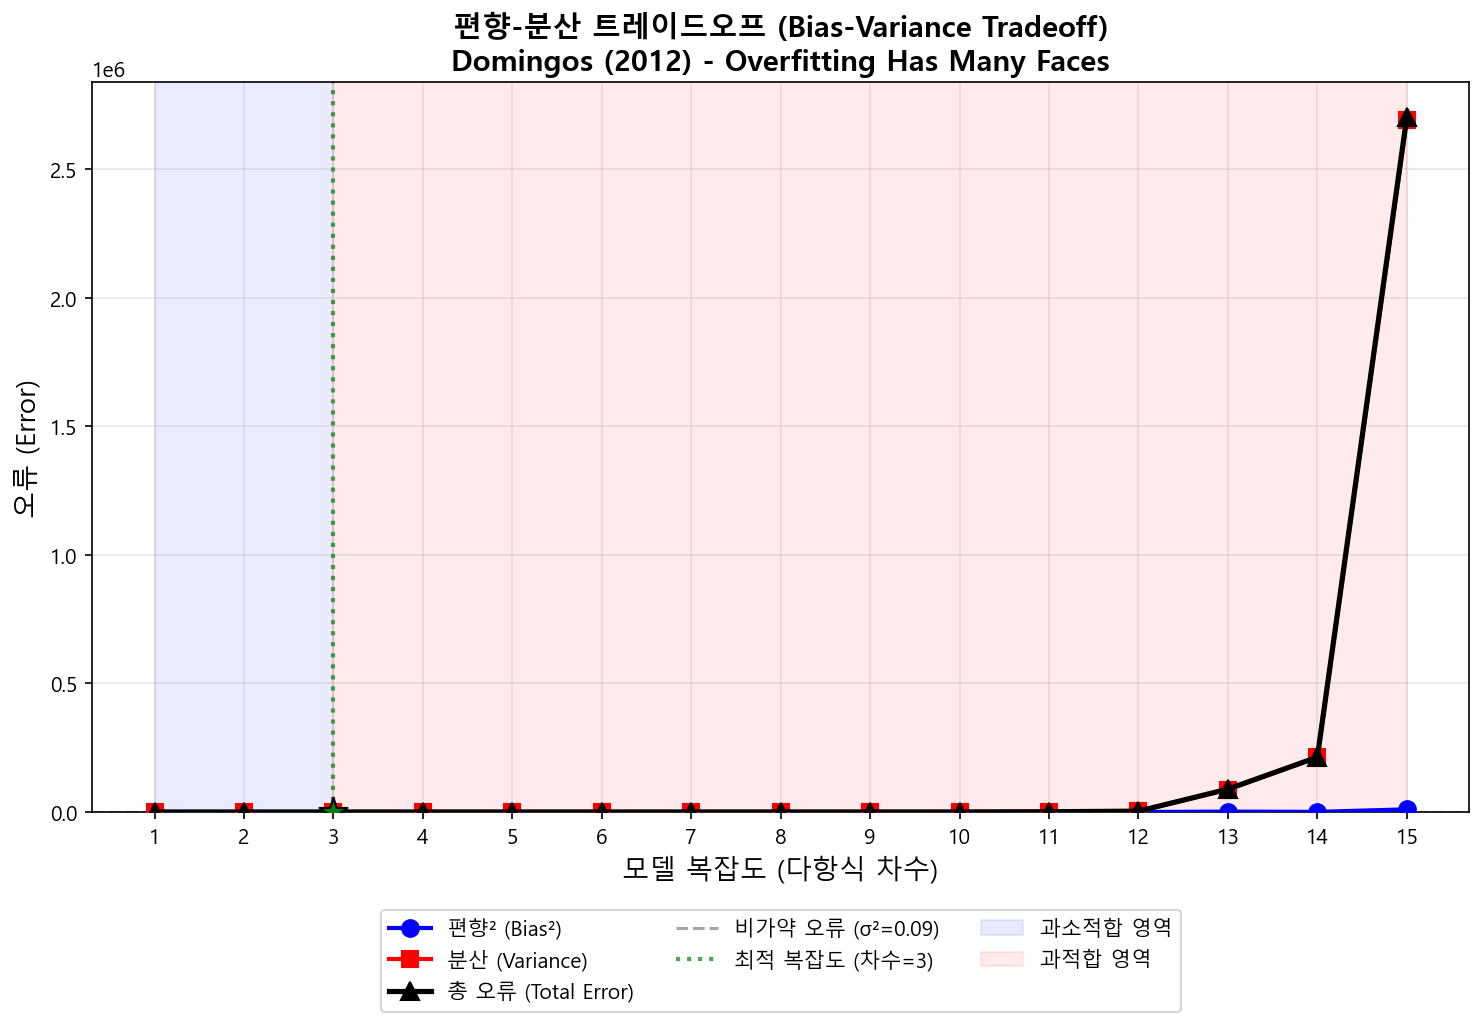

Write Python code to recreate this figure.
# ============================================================
# 01_bias_variance_tradeoff.py
# 편향-분산 트레이드오프 (Bias-Variance Tradeoff) 시각화
#
# 참고 논문: Pedro Domingos (2012) "A Few Useful Things to
#           Know About Machine Learning"
#
# 이 코드는 다양한 복잡도의 다항 회귀 모델을 학습하여
# 편향(Bias), 분산(Variance), 총 오류(Total Error)를
# 시각화하고, 과소적합/과적합 영역을 보여준다.
# ============================================================

import numpy as np
import matplotlib.pyplot as plt
from sklearn.preprocessing import PolynomialFeatures
from sklearn.linear_model import LinearRegression
from sklearn.pipeline import make_pipeline
from sklearn.metrics import mean_squared_error

# --- 한글 폰트 설정 ---
plt.rcParams['font.family'] = 'Malgun Gothic'
plt.rcParams['axes.unicode_minus'] = False

# --- 시드 고정 (재현성) ---
np.random.seed(42)


# ============================================================
# 1. 실제 함수 (True Function) 정의
# ============================================================
def true_function(x):
    """
    실제 데이터 생성 함수 (ground truth).
    비선형 관계를 가진 함수로, 다항 회귀의 적합성을 테스트하기에 적합하다.
    """
    return np.sin(1.5 * np.pi * x)


# ============================================================
# 2. 합성 데이터 생성 함수
# ============================================================
def generate_data(n_samples=30, noise_std=0.3):
    """
    합성 데이터 생성.

    Parameters
    ----------
    n_samples : int
        생성할 데이터 포인트 수
    noise_std : float
        가우시안 노이즈의 표준편차

    Returns
    -------
    X : ndarray, shape (n_samples,)
        입력 변수
    y : ndarray, shape (n_samples,)
        출력 변수 (실제 함수 + 노이즈)
    """
    X = np.sort(np.random.uniform(0, 1, n_samples))
    y = true_function(X) + np.random.normal(0, noise_std, n_samples)
    return X, y


# ============================================================
# 3. 편향-분산 계산
# ============================================================
def compute_bias_variance(degrees, n_datasets=200, n_samples=30,
                          noise_std=0.3, n_test=100):
    """
    여러 다항식 차수에 대해 편향^2, 분산, 총 오류를 계산한다.

    원리:
    - 동일한 분포에서 n_datasets개의 학습 데이터셋을 생성
    - 각 데이터셋으로 모델을 학습
    - 고정된 테스트 포인트에서 예측값의 편향과 분산을 계산

    편향-분산 분해 (Bias-Variance Decomposition):
        E[(y - f_hat(x))^2] = Bias^2(f_hat(x)) + Var(f_hat(x)) + sigma^2

    Parameters
    ----------
    degrees : list of int
        테스트할 다항식 차수 리스트
    n_datasets : int
        반복 생성할 데이터셋 수 (평균을 내기 위함)
    n_samples : int
        각 데이터셋의 샘플 수
    noise_std : float
        노이즈 표준편차
    n_test : int
        테스트 포인트 수

    Returns
    -------
    bias_squared : dict
        각 차수별 평균 편향^2
    variance : dict
        각 차수별 평균 분산
    total_error : dict
        각 차수별 평균 총 오류 (MSE)
    """
    # 고정된 테스트 포인트
    X_test = np.linspace(0, 1, n_test)
    y_true = true_function(X_test)
    noise_var = noise_std ** 2  # 비가약 오류 (irreducible error)

    bias_squared = {}
    variance = {}
    total_error = {}

    for degree in degrees:
        # 각 데이터셋에서의 예측값을 저장할 배열
        # shape: (n_datasets, n_test)
        predictions = np.zeros((n_datasets, n_test))

        for i in range(n_datasets):
            # 새로운 학습 데이터 생성
            X_train, y_train = generate_data(n_samples, noise_std)

            # 다항 회귀 모델 학습
            model = make_pipeline(
                PolynomialFeatures(degree, include_bias=True),
                LinearRegression()
            )
            model.fit(X_train.reshape(-1, 1), y_train)

            # 테스트 포인트에서 예측
            predictions[i, :] = model.predict(X_test.reshape(-1, 1))

        # 편향^2 계산: (평균 예측 - 실제값)^2의 평균
        mean_prediction = predictions.mean(axis=0)  # 각 테스트 포인트에서의 평균 예측
        bias_sq = np.mean((mean_prediction - y_true) ** 2)

        # 분산 계산: 예측값의 분산의 평균
        var = np.mean(predictions.var(axis=0))

        # 총 오류 (MSE): 편향^2 + 분산 + 노이즈
        total = bias_sq + var + noise_var

        bias_squared[degree] = bias_sq
        variance[degree] = var
        total_error[degree] = total

        print(f"  차수 {degree:2d}: Bias²={bias_sq:.4f}, "
              f"Var={var:.4f}, Noise={noise_var:.4f}, "
              f"Total={total:.4f}")

    return bias_squared, variance, total_error


# ============================================================
# 4. 시각화 1: 다양한 복잡도의 모델 적합 결과
# ============================================================
def plot_model_fits(degrees):
    """
    다양한 차수의 다항 회귀 적합 결과를 시각화한다.
    과소적합(저차수)과 과적합(고차수)을 직관적으로 보여준다.
    """
    X_train, y_train = generate_data(n_samples=30, noise_std=0.3)
    X_plot = np.linspace(0, 1, 200)

    fig, axes = plt.subplots(2, 3, figsize=(18, 11))
    axes = axes.flatten()

    for idx, degree in enumerate(degrees):
        ax = axes[idx]

        # 모델 학습
        model = make_pipeline(
            PolynomialFeatures(degree, include_bias=True),
            LinearRegression()
        )
        model.fit(X_train.reshape(-1, 1), y_train)
        y_pred = model.predict(X_plot.reshape(-1, 1))

        # 학습 MSE 계산
        train_pred = model.predict(X_train.reshape(-1, 1))
        train_mse = mean_squared_error(y_train, train_pred)

        # 시각화
        ax.scatter(X_train, y_train, color='steelblue', s=30,
                   alpha=0.7, label='학습 데이터', zorder=3)
        ax.plot(X_plot, true_function(X_plot), 'g--', linewidth=2,
                label='실제 함수 $f(x)$', alpha=0.7)
        ax.plot(X_plot, y_pred, 'r-', linewidth=2,
                label=f'다항식 (차수={degree})')

        # 상태 표시
        if degree <= 2:
            status = "과소적합 (Underfitting)"
            color = '#FF6B6B'
        elif degree <= 5:
            status = "적절한 적합 (Good Fit)"
            color = '#51CF66'
        else:
            status = "과적합 (Overfitting)"
            color = '#FF6B6B'

        ax.set_title(f'다항식 차수 = {degree}\n'
                     f'{status}\n학습 MSE = {train_mse:.4f}',
                     fontsize=11, fontweight='bold',
                     color=color if degree <= 2 or degree > 5 else 'black')
        ax.set_xlabel('x')
        ax.set_ylabel('y')
        ax.set_ylim(-2, 2)
        ax.legend(fontsize=8, loc='upper right')
        ax.grid(True, alpha=0.3)

    # 마지막 subplot에 설명 추가
    ax_info = axes[5]
    ax_info.axis('off')
    info_text = (
        "편향-분산 트레이드오프 (Bias-Variance Tradeoff)\n\n"
        "모델 복잡도가 증가하면:\n"
        "  - 편향(Bias) 감소: 더 유연한 함수 표현 가능\n"
        "  - 분산(Variance) 증가: 데이터에 민감해짐\n\n"
        "최적의 모델 복잡도:\n"
        "  편향²과 분산의 합이 최소인 지점\n\n"
        "Domingos (2012):\n"
        "  'Overfitting has many faces'\n"
        "  '과적합은 다양한 형태로 나타난다'"
    )
    ax_info.text(0.1, 0.5, info_text, transform=ax_info.transAxes,
                 fontsize=12, verticalalignment='center',
                 bbox=dict(boxstyle='round,pad=0.5', facecolor='lightyellow',
                           alpha=0.8),
                 family='Malgun Gothic')

    plt.suptitle('다항 회귀의 모델 복잡도에 따른 적합 결과',
                 fontsize=16, fontweight='bold', y=1.01)
    plt.tight_layout()
    plt.savefig('01_model_fits.png', dpi=150, bbox_inches='tight')
    plt.show()
    print("[저장 완료] 01_model_fits.png")


# ============================================================
# 5. 시각화 2: 편향-분산 트레이드오프 곡선
# ============================================================
def plot_bias_variance_tradeoff(degrees, bias_sq, var, total):
    """
    편향^2, 분산, 총 오류를 모델 복잡도(다항식 차수)에 따라 플롯한다.
    """
    deg_list = sorted(degrees)
    bias_vals = [bias_sq[d] for d in deg_list]
    var_vals = [var[d] for d in deg_list]
    total_vals = [total[d] for d in deg_list]
    noise_val = 0.3 ** 2  # 비가약 오류

    fig, ax = plt.subplots(figsize=(10, 7))

    ax.plot(deg_list, bias_vals, 'b-o', linewidth=2, markersize=8,
            label='편향² (Bias²)', zorder=3)
    ax.plot(deg_list, var_vals, 'r-s', linewidth=2, markersize=8,
            label='분산 (Variance)', zorder=3)
    ax.plot(deg_list, total_vals, 'k-^', linewidth=2.5, markersize=9,
            label='총 오류 (Total Error)', zorder=3)
    ax.axhline(y=noise_val, color='gray', linestyle='--', linewidth=1.5,
               label=f'비가약 오류 (σ²={noise_val:.2f})', alpha=0.7)

    # 최적 지점 표시
    optimal_degree = deg_list[np.argmin(total_vals)]
    optimal_error = min(total_vals)
    ax.axvline(x=optimal_degree, color='green', linestyle=':', linewidth=2,
               alpha=0.7, label=f'최적 복잡도 (차수={optimal_degree})')
    ax.scatter([optimal_degree], [optimal_error], color='green', s=200,
               zorder=5, marker='*', edgecolor='black', linewidth=1)

    # 영역 표시
    ax.axvspan(deg_list[0], optimal_degree, alpha=0.08, color='blue',
               label='과소적합 영역')
    ax.axvspan(optimal_degree, deg_list[-1], alpha=0.08, color='red',
               label='과적합 영역')

    ax.set_xlabel('모델 복잡도 (다항식 차수)', fontsize=13)
    ax.set_ylabel('오류 (Error)', fontsize=13)
    ax.set_title('편향-분산 트레이드오프 (Bias-Variance Tradeoff)\n'
                 'Domingos (2012) - Overfitting Has Many Faces',
                 fontsize=14, fontweight='bold')
    ax.legend(fontsize=10, loc='upper center',
              bbox_to_anchor=(0.5, -0.12), ncol=3)
    ax.set_xticks(deg_list)
    ax.grid(True, alpha=0.3)
    ax.set_ylim(bottom=0)

    plt.tight_layout()
    plt.savefig('01_bias_variance_tradeoff.png', dpi=150, bbox_inches='tight')
    plt.show()
    print("[저장 완료] 01_bias_variance_tradeoff.png")


# ============================================================
# 6. 시각화 3: 여러 데이터셋에서의 예측 불안정성 비교
# ============================================================
def plot_prediction_variability():
    """
    저복잡도 vs 고복잡도 모델에서
    여러 데이터셋에 대한 예측의 변동(분산)을 시각화한다.
    """
    fig, axes = plt.subplots(1, 3, figsize=(18, 5.5))
    X_plot = np.linspace(0, 1, 200)

    model_configs = [
        (1, '차수 1 (높은 편향, 낮은 분산)'),
        (5, '차수 5 (적절한 균형)'),
        (15, '차수 15 (낮은 편향, 높은 분산)')
    ]

    for ax, (degree, title) in zip(axes, model_configs):
        # 여러 데이터셋으로 학습한 결과를 겹쳐 그리기
        for i in range(30):
            X_train, y_train = generate_data(n_samples=30, noise_std=0.3)
            model = make_pipeline(
                PolynomialFeatures(degree, include_bias=True),
                LinearRegression()
            )
            model.fit(X_train.reshape(-1, 1), y_train)
            y_pred = model.predict(X_plot.reshape(-1, 1))

            # 예측값 클리핑 (시각화를 위해 극단값 제한)
            y_pred = np.clip(y_pred, -3, 3)
            ax.plot(X_plot, y_pred, 'r-', alpha=0.15, linewidth=0.8)

        ax.plot(X_plot, true_function(X_plot), 'g-', linewidth=3,
                label='실제 함수', zorder=5)
        ax.set_title(title, fontsize=12, fontweight='bold')
        ax.set_xlabel('x')
        ax.set_ylabel('y')
        ax.set_ylim(-3, 3)
        ax.legend(fontsize=10)
        ax.grid(True, alpha=0.3)

    plt.suptitle('모델 복잡도에 따른 예측의 변동성 (빨간 선 = 서로 다른 학습 데이터의 결과)',
                 fontsize=13, fontweight='bold', y=1.02)
    plt.tight_layout()
    plt.savefig('01_prediction_variability.png', dpi=150, bbox_inches='tight')
    plt.show()
    print("[저장 완료] 01_prediction_variability.png")


# ============================================================
# 메인 실행
# ============================================================
if __name__ == "__main__":
    print("=" * 60)
    print("편향-분산 트레이드오프 (Bias-Variance Tradeoff) 시뮬레이션")
    print("참고: Domingos (2012) 'A Few Useful Things to Know")
    print("      About Machine Learning'")
    print("=" * 60)

    # 테스트할 다항식 차수 목록
    degrees = [1, 3, 5, 10, 15]

    # --- 시각화 1: 모델 적합 결과 ---
    print("\n[1/3] 다양한 복잡도의 모델 적합 결과 시각화...")
    plot_model_fits(degrees)

    # --- 편향-분산 계산 ---
    # 더 세밀한 차수 범위로 계산
    fine_degrees = list(range(1, 16))
    print(f"\n[2/3] 편향-분산 계산 (차수 1~15, 200개 데이터셋 반복)...")
    bias_sq, var, total = compute_bias_variance(
        fine_degrees, n_datasets=200, n_samples=30, noise_std=0.3
    )

    # --- 시각화 2: 편향-분산 트레이드오프 곡선 ---
    print("\n편향-분산 트레이드오프 곡선 시각화...")
    plot_bias_variance_tradeoff(fine_degrees, bias_sq, var, total)

    # --- 시각화 3: 예측 변동성 비교 ---
    print("\n[3/3] 예측 변동성 비교 시각화...")
    plot_prediction_variability()

    # --- 결과 요약 ---
    print("\n" + "=" * 60)
    print("실행 결과 요약")
    print("=" * 60)
    optimal_degree = min(total, key=total.get)
    print(f"\n최적 다항식 차수: {optimal_degree}")
    print(f"  - Bias²: {bias_sq[optimal_degree]:.4f}")
    print(f"  - Variance: {var[optimal_degree]:.4f}")
    print(f"  - Total Error: {total[optimal_degree]:.4f}")
    print(f"\n핵심 교훈 (Domingos, 2012):")
    print(f"  1. 과적합은 다양한 형태로 나타난다")
    print(f"  2. 일반화 성능이 학습 성능보다 중요하다")
    print(f"  3. 모델 복잡도의 균형이 핵심이다")
    print(f"\n[완료] 생성된 파일:")
    print(f"  - 01_model_fits.png")
    print(f"  - 01_bias_variance_tradeoff.png")
    print(f"  - 01_prediction_variability.png")
